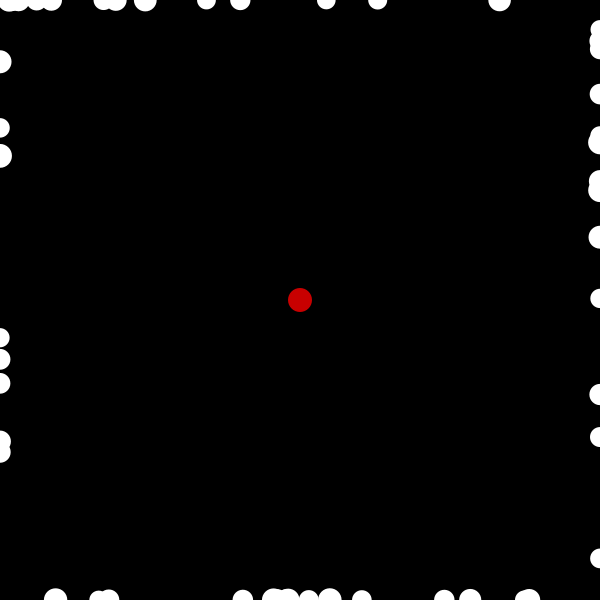
Frame 1 (no input)
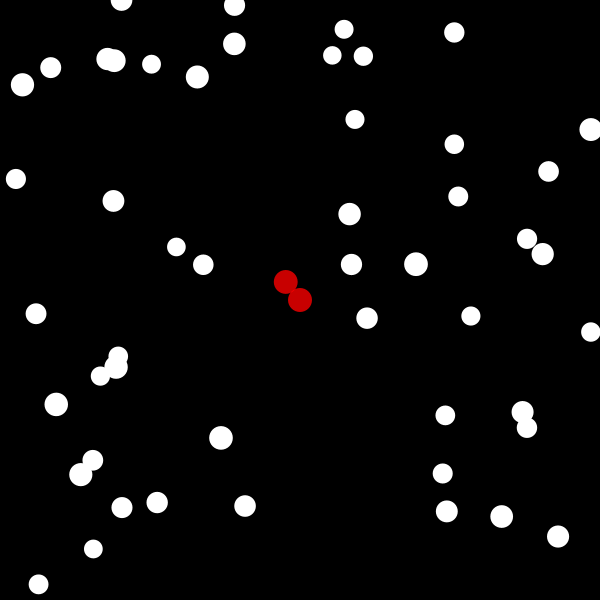
Frame 60 (the mouse pressed at the canvas centre just before this capture)
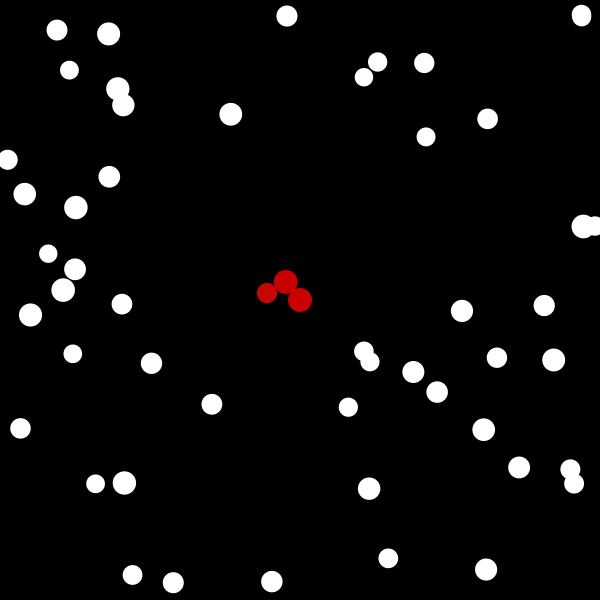
Frame 120 (the mouse held since frame 60 and released just before this capture)

The Processing sketch that drew these frames (run headless with seeded random() and noise(); from frame 60 on, the mouse is pressed at the canvas centre):

// Processing sketch: DLA
// ── DLA.pde
import java.util.*;

List<Walker> tree = new ArrayList<Walker>();
List<Walker> walkers = new ArrayList<Walker>();
//float r = 4;
int maxWalkers = 50;
int iterations = 1000;
float radius = 12;
float hue = 0;
float shrink = 0.995;

void setup() {
  size(600, 600);
  colorMode(HSB, 360, 100, 100);
  // for (int x = 0; x < width; x += r * 2) {
  //   tree.add(new Walker(x, height));
  // }

  tree.add(new Walker(width / 2, height / 2));
  radius *= shrink;
  for (int i = 0; i < maxWalkers; i++) {
    walkers.add(new Walker());
    radius *= shrink;
  }
}

void draw() {
  background(0);

  for (int i = 0; i < tree.size(); i++) {
    tree.get(i).show();
  }

  for (int i = 0; i < walkers.size(); i++) {
    walkers.get(i).show();
  }

  for (int n = 0; n < iterations; n++) {
    for (int i = walkers.size() - 1; i >= 0; i--) {
      Walker walker = walkers.get(i);
      walker.walk();
      if (walker.checkStuck(tree)) {
        walker.setHue(hue % 360);
        hue += 2;
        tree.add(walker);
        walkers.remove(i);
      }
    }
  }

  //float r = walkers.get(walkers.size() - 1).r;
  while (walkers.size() < maxWalkers && radius > 1) {
    radius *= shrink;
    walkers.add(new Walker());
  }
}

// ── Walker.pde
class Walker {
  PVector pos;
  boolean stuck;
  float r;
  float hu;
  
  Walker() {
    pos = randomPoint();
    stuck = false; 
    r = radius;
}
  
  Walker(float x, float y) {
    pos = new PVector(x, y);
    stuck = true;
    r = radius;
  }

  void walk() {
    PVector vel = PVector.random2D();
    // PVector vel = createVector(random(-1, 1), random(-0.5, 1));
    pos.add(vel);
    pos.x = constrain(pos.x, 0, width);
    pos.y = constrain(pos.y, 0, height);
  }

  boolean checkStuck(List<Walker> others) {
    for (int i = 0; i < others.size(); i++) {
      float d = distSq(pos, others.get(i).pos);
      Walker other = others.get(i);
      if (d < (r * r + other.r * other.r +  2 * other.r * r)) {
        //if (random(1) < 0.1) {
        stuck = true;
        return true;
        //break;
        //}
      }
    }
    return false;
  }

  void setHue(float hu_) {
    hu = hu_;
  }

  void show() {
    noStroke();
    if (stuck) {
      fill(hu, 100, 100, 200);
    } else {
      fill(360, 0, 100);
    }
    ellipse(pos.x, pos.y, r * 2, r * 2);
  }
}

PVector randomPoint() {
  int i = floor(random(4));

  if (i == 0) {
    float x = random(width);
    return new PVector(x, 0);
  } else if (i == 1) {
    float x = random(width);
    return new PVector(x, height);
  } else if (i == 2) {
    float y = random(height);
    return new PVector(0, y);
  } else {
    float y = random(height);
    return new PVector(width, y);
  }
}

float distSq(PVector a, PVector b) {
  float dx = b.x - a.x;
  float dy = b.y - a.y;
  return dx * dx + dy * dy;
}
